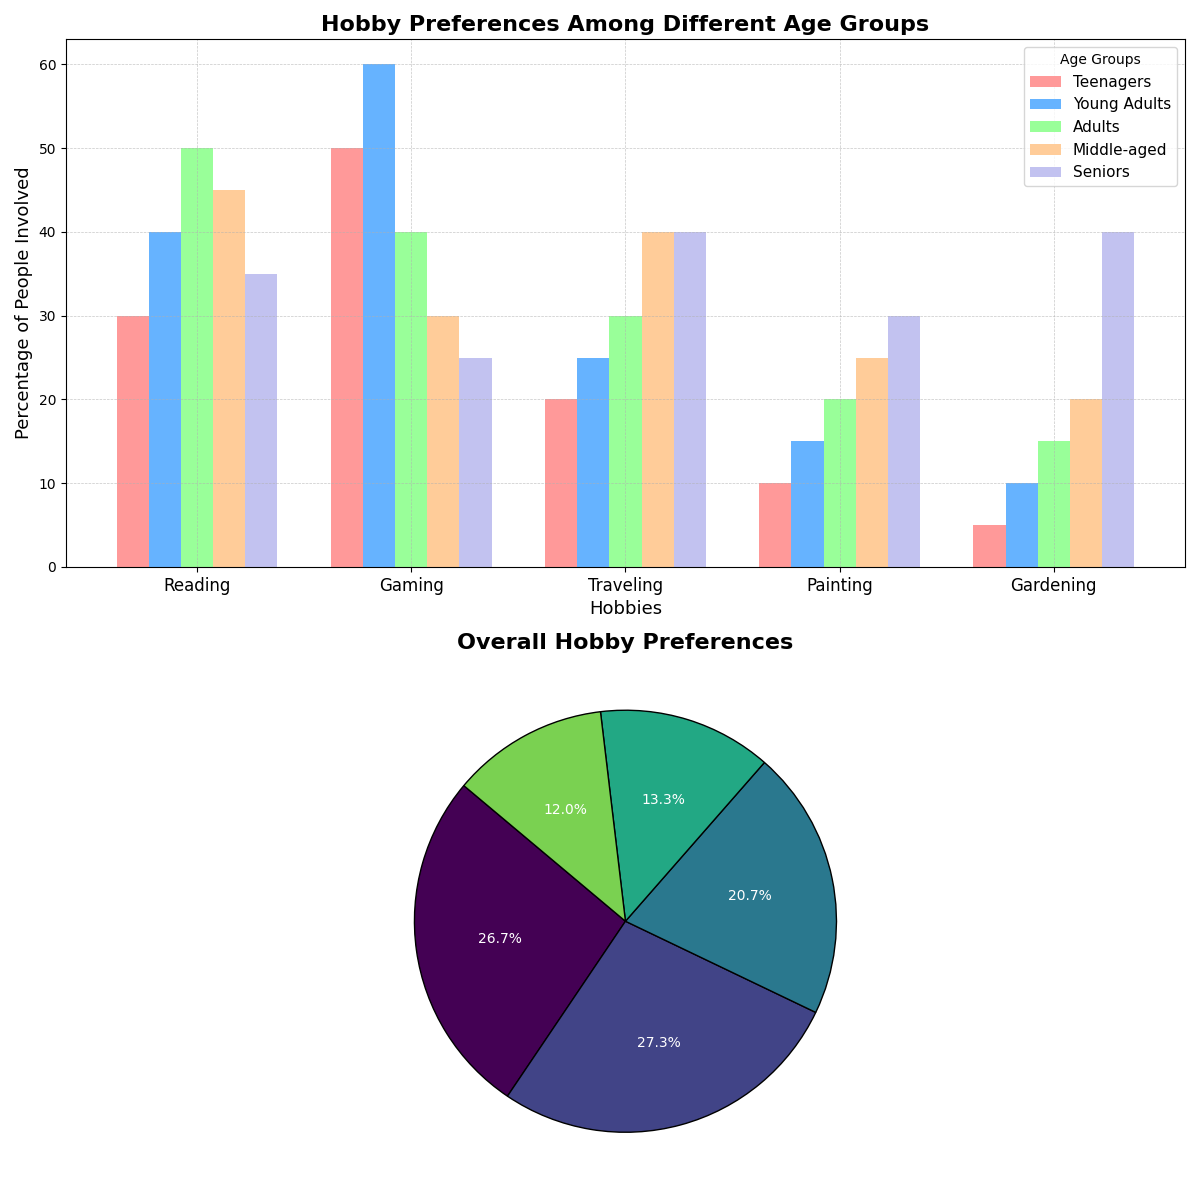

Python code for this plot:
import matplotlib.pyplot as plt
import numpy as np

# Define Age Groups and Hobbies
age_groups = ['Teenagers', 'Young Adults', 'Adults', 'Middle-aged', 'Seniors']
hobbies = ['Reading', 'Gaming', 'Traveling', 'Painting', 'Gardening']

# Data representing the percentage of each age group involved in each hobby
data = np.array([
    [30, 50, 20, 10, 5],   # Teenagers
    [40, 60, 25, 15, 10],  # Young Adults
    [50, 40, 30, 20, 15],  # Adults
    [45, 30, 40, 25, 20],  # Middle-aged
    [35, 25, 40, 30, 40]   # Seniors
])

# Create subplots
fig, axes = plt.subplots(nrows=2, ncols=1, figsize=(12, 12))

# Bar chart for hobby distribution among age groups
bar_width = 0.15
indices = np.arange(len(hobbies))
colors = ['#ff9999','#66b3ff','#99ff99','#ffcc99','#c2c2f0']

for i in range(len(age_groups)):
    axes[0].bar(indices + i * bar_width, data[i], bar_width, label=age_groups[i], color=colors[i])

axes[0].set_title('Hobby Preferences Among Different Age Groups', fontsize=16, fontweight='bold')
axes[0].set_xlabel('Hobbies', fontsize=13)
axes[0].set_ylabel('Percentage of People Involved', fontsize=13)
axes[0].set_xticks(indices + bar_width * (len(age_groups) / 2 - 0.5))
axes[0].set_xticklabels(hobbies, fontsize=12)
axes[0].legend(title='Age Groups', fontsize=11)
axes[0].grid(True, linestyle='--', linewidth=0.5, alpha=0.7)

# Create a pie chart for overall hobby preferences
total_hobby_counts = data.sum(axis=0)
colors_pie = plt.cm.viridis(np.arange(5)/5.)
axes[1].pie(total_hobby_counts, labels=hobbies, autopct='%1.1f%%', startangle=140, colors=colors_pie,
            wedgeprops=dict(edgecolor='black'), textprops=dict(color="white"))

axes[1].set_title('Overall Hobby Preferences', fontsize=16, fontweight='bold')

# Adjust layout to fit everything neatly
plt.tight_layout()

# Show plot
plt.show()
